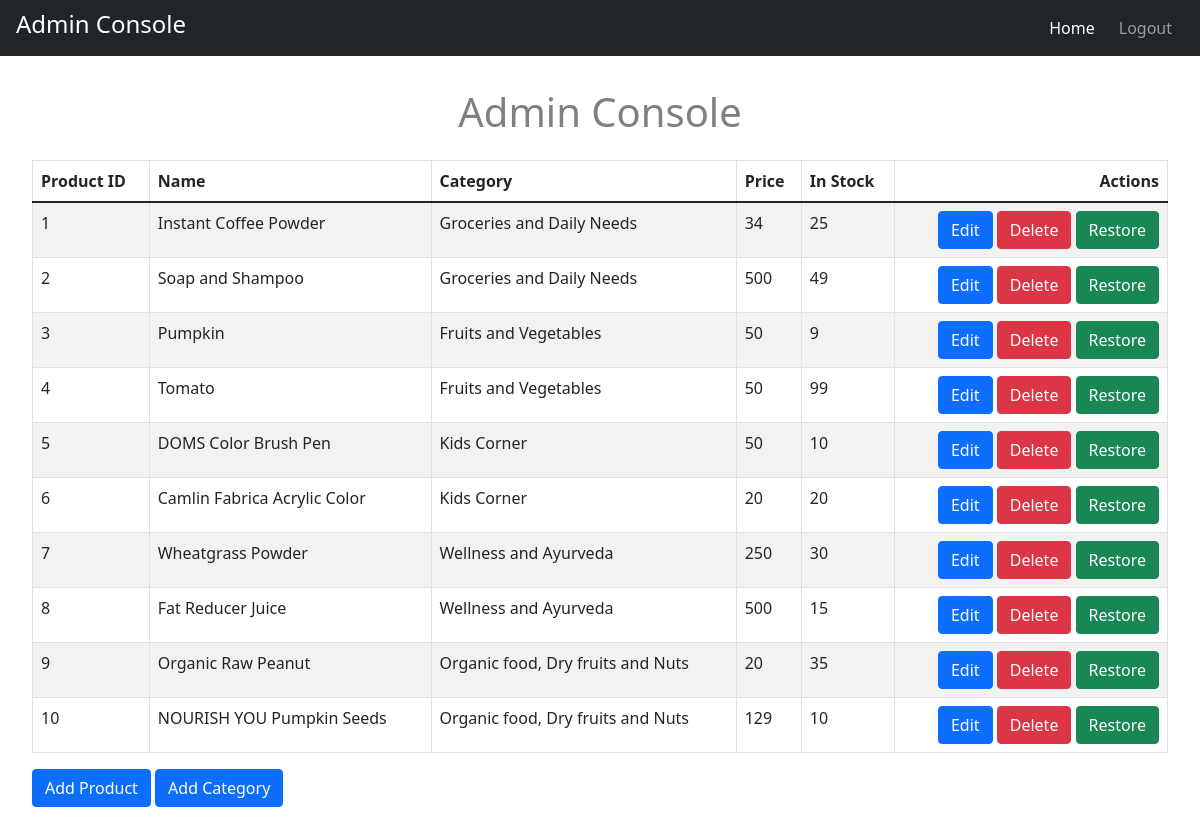
The app's page /admin/home (signed in) with its own data.
### models.py (models this page shows)
class Products(db.Model):
    pid = db.Column(db.Integer, primary_key = True)
    pname = db.Column(db.String(50), nullable = False)
    pprice = db.Column(db.Integer, nullable = False)
    pcount = db.Column(db.Integer, nullable = False)
    image_url = db.Column(db.String(100), nullable = False)
    category = db.Column(db.String(50), nullable = False)

### app.py (the view)
@app.route('/admin/home',methods=['GET','POST'])
def admin_home():
    products=Products.query.all()
    if "admin" in session:
        return render_template('admin_home.html',products=products)
    return redirect("/admin/login")

### templates/admin_home.html (shortened to what this page needs)
<!DOCTYPE html>
<html lang="en">
<head>
    <link href="https://cdn.jsdelivr.net/npm/bootstrap@5.1.3/dist/css/bootstrap.min.css" rel="stylesheet">
    <link rel="stylesheet" type="text/css" href="{{ url_for('static', filename='style.css') }}">
</head>
<body>
    <nav class="navbar navbar-expand-lg navbar-dark bg-dark justify-content-between">
        <h4 class="logo text-white">Admin Console</h4>
        <ul class="navbar-nav ml-auto">
            <li class="nav-item">
                <a class="nav-link active" href="#">Home</a>
            </li>
            <li class="nav-item">
                <a class="nav-link" href="/admin/logout">Logout</a>
            </li>
        </ul>
    </nav>
    <div class="wrapper">
        <h1>Admin Console</h1>
        <table class="table table-striped table-bordered mt-4">
            <thead>
                <tr>
                    <th>Product ID</th>
                    <th>Name</th>
                    <th>Category</th>
                    <th>Price</th>
                    <th>In Stock</th>
                    <th class="text-end">Actions</th>
                </tr>
            </thead>
            <tbody>
                {% for product in products %}
                <tr>
                    <td>{{ product.pid }}</td>
                    <td>{{ product.pname }}</td>
                    <td>{{ product.category }}</td>
                    <td>{{ product.pprice }}</td>
                    <td>{{ product.pcount }}</td>
                    <td>
                        <div style="float: right;">
                            <a href="/admin/edit_product/{{ product.pid }}" class="btn btn-primary">Edit</a>
                            <a href="/admin/delete_product/{{ product.pid }}" class="btn btn-danger">Delete</a>
                            <a href="/admin/restore/{{ product.pid }}" class="btn btn-success">Restore</a>
                        </div>
                    </td>
                </tr>
                {% endfor %}
            </tbody>
        </table>
        <a href="/admin/add_product" class="btn btn-primary">Add Product</a>
        <a href="/admin/add_category" class="btn btn-primary">Add Category</a>
    </div>
</body>
</html>

### static/style.css (style rules this page uses)
body { height: 100vh; }
h1 { text-align: center; color: grey; }
.wrapper { padding: 2em; overflow-y: scroll; }
.navbar { padding: 0.5em 1em; }
.navbar-nav .nav-item { margin: 0 4px; }

### records on screen
Products: pid "1", pname "Instant Coffee Powder", category "Groceries and Daily Needs", pprice "34", pcount "25"
Products: pid "2", pname "Soap and Shampoo", category "Groceries and Daily Needs", pprice "500", pcount "49"
Products: pid "3", pname "Pumpkin", category "Fruits and Vegetables", pprice "50", pcount "9"
Products: pid "4", pname "Tomato", category "Fruits and Vegetables", pprice "50", pcount "99"
Products: pid "5", pname "DOMS Color Brush Pen", category "Kids Corner", pprice "50", pcount "10"
Products: pid "6", pname "Camlin Fabrica Acrylic Color", category "Kids Corner", pprice "20", pcount "20"
Products: pid "7", pname "Wheatgrass Powder", category "Wellness and Ayurveda", pprice "250", pcount "30"
Products: pid "8", pname "Fat Reducer Juice", category "Wellness and Ayurveda", pprice "500", pcount "15"
Products: pid "9", pname "Organic Raw Peanut", category "Organic food, Dry fruits and Nuts", pprice "20", pcount "35"
Products: pid "10", pname "NOURISH YOU Pumpkin Seeds", category "Organic food, Dry fruits and Nuts", pprice "129", pcount "10"
